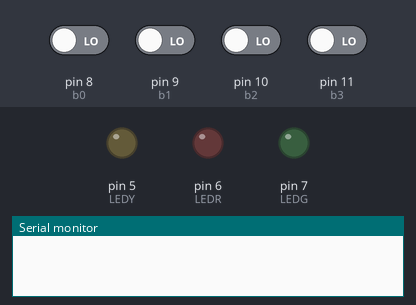
Bench run of a sketch on a simulated Arduino Uno, built with avr-gcc and run on an emulated ATmega328P. On the bench: output pins drawn as LEDs (lit = HIGH), the last lines printed to the serial monitor. Inputs (shaded band) come from the test bench; at power-on: pin 8 (b0), pin 9 (b1), pin 10 (b2), pin 11 (b3) LOW.

Above: at 1.2 s.
1.3 s: pin 8 (b0) driven HIGH
At 1.7 s:
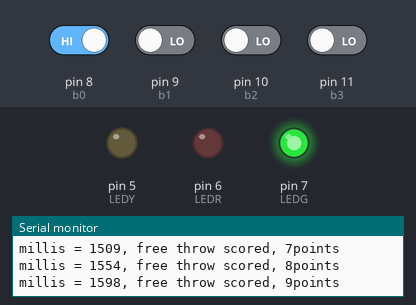
2.8 s: pin 8 (b0) driven LOW and pin 9 (b1) driven HIGH
At 4.2 s:
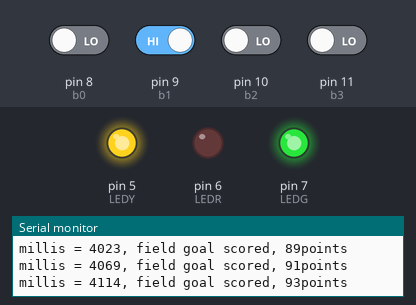
5.8 s: pin 9 (b1) driven LOW
At 7.1 s:
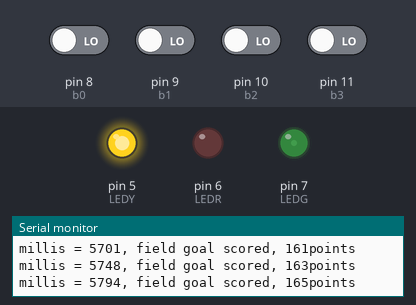
8.8 s: pin 10 (b2) driven HIGH
At 9.2 s:
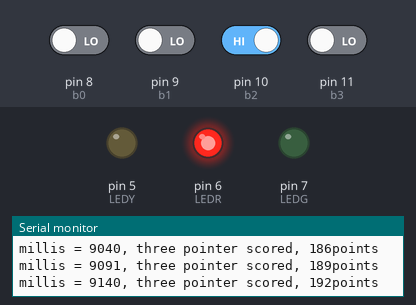
10.3 s: pin 8 (b0) driven HIGH
At 11.6 s:
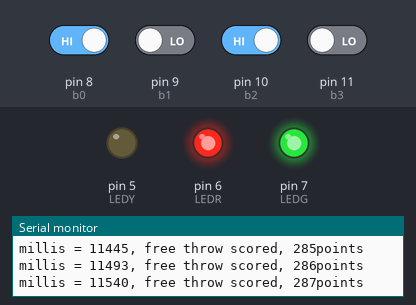
13.3 s: pin 8 (b0) driven LOW and pin 9 (b1) driven HIGH and pin 10 (b2) driven LOW and pin 11 (b3) driven HIGH
At 13.9 s:
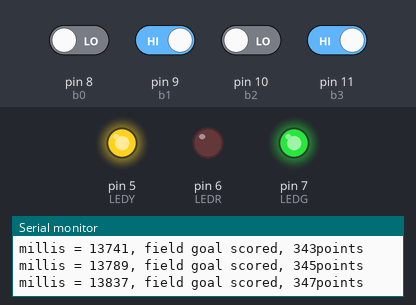
Timing chart, 0 to 16.8 s (numbered marks = the images above; inputs shaded):
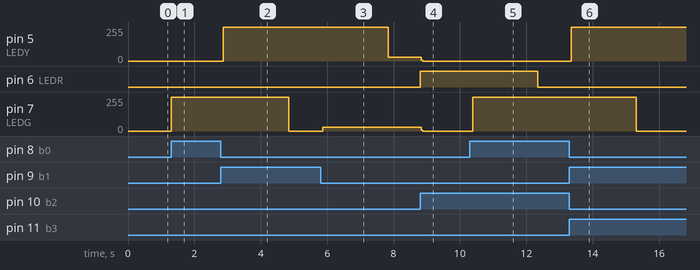

Measured:
- after the input at 1.3 s, pin 7 (LEDG): 0/255 → 255/255 at once
- after the input at 2.8 s, pin 5 (LEDY): 0/255 → 255/255 after 0.07 s; pin 7 (LEDG): 255/255 → 0/255 after 2.1 s
- after the input at 5.8 s, pin 5 (LEDY): 255/255 → 29/255 after 2.0 s; pin 7 (LEDG): 0/255 → 27/255 after 0.07 s
- after the input at 8.8 s, pin 5 (LEDY): 29/255 → 0/255 at once; pin 6 (LEDR): LOW → HIGH at once; pin 7 (LEDG): 27/255 → 0/255 at once
- after the input at 10.3 s, pin 6 (LEDR): HIGH → LOW after 2.0 s; pin 7 (LEDG): 0/255 → 255/255 after 0.08 s
- after the input at 13.3 s, pin 5 (LEDY): 0/255 → 255/255 after 0.05 s; pin 7 (LEDG): 255/255 → 0/255 after 2.0 s

The sketch:

hw5.ino
```cpp
int LEDY = 5;
int LEDR = 6;
int LEDG = 7;
int b0 = 8;   //one point
int b1 = 9;   //two points
int b2 = 10;  //three points
int b3 = 11;  //reset

int score = 0;

bool litY = false;
bool litG = false;
bool litR = false;

unsigned long timerG = 0;
unsigned long timerY = 0;
unsigned long timerR = 0;


void setup() {
  pinMode(LEDR,OUTPUT);
  pinMode(LEDG,OUTPUT);
  pinMode(LEDY,OUTPUT);
  pinMode(b0,INPUT);
  pinMode(b1,INPUT);
  pinMode(b2,INPUT);
  pinMode(b3,INPUT);
  Serial.begin(9600);
}


void loop() {
  bool onePoint = digitalRead(b0);
  bool twoPoint = digitalRead(b1);
  bool threePoint = digitalRead(b2);
  bool reset = digitalRead(b3);

  if (onePoint){
    score++;
    Serial.print("millis = ");
    Serial.print(millis());
    Serial.print(", free throw scored, ");
    Serial.print(score);
    Serial.println("points");
    litG = true;
    timerG = millis();
  }
  else if (twoPoint){
    score = score + 2;
    Serial.print("millis = ");
    Serial.print(millis());
    Serial.print(", field goal scored, ");
    Serial.print(score);
    Serial.println("points");
    litY = true;
    timerY = millis();
  }
  else if (threePoint){
    score = score + 3;
    Serial.print("millis = ");
    Serial.print(millis());
    Serial.print(", three pointer scored, ");
    Serial.print(score);
    Serial.println("points");
    litR = true;
    timerR = millis();
  }
  else if (reset){
    score = 0;
    Serial.print("millis = ");
    Serial.print(millis());
    Serial.print(", reset, ");
    Serial.print(score);
    Serial.println("points");
  }


  lightControl(litG,timerG,LEDG);
  lightControl(litY,timerY,LEDY);
  lightControl(litR,timerR,LEDR);


}

void lightControl(bool lit, unsigned long timer, int LED){
  if (lit){
    digitalWrite(LED,HIGH);
    if (millis() - timer >= 2000){
      lit = false;
      digitalWrite(LED,LOW);
      timer = millis();
    }
  }
  else digitalWrite(LED,LOW);
}
```
